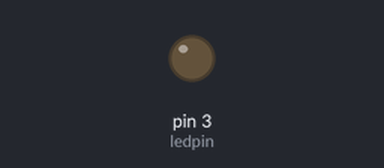
A sketch run on a simulated Arduino Uno, built with avr-gcc and run on an emulated ATmega328P. Parts: output pins drawn as LEDs (lit = HIGH).

Above: at 0.15 s.
Timing chart, 0 to 1.6 s (numbered marks = the images above):
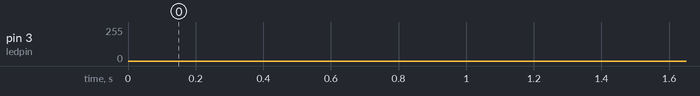

The sketch:

pulseled.ino
```cpp
/****************************************************
*  Program: Pulse LEDS                              *
*  Purpose: Pulse up and down led brightness        *
*  From 0-255.                                      *
*  By: Jeaime Powell                                *
****************************************************/


// Arduino Uno Used for target
int ledpin = 3;

int brightness = 0;
bool state = true;

void setup() {
  pinMode(ledpin, OUTPUT);

}

void loop() {
  if (brightness >= 255){
     state = false;
     decrease_brightness();
  }
  else if (brightness < 255 && state == false){
    decrease_brightness();
  }
  else if (brightness < 255 && state == true){
     increase_brightness();
  }
  if (brightness == 0){
     state = true;
  }
  analogWrite(ledpin,brightness);
  delay(3);
}

void increase_brightness(){
  brightness++;
}

void decrease_brightness(){
  brightness--;
}
```
